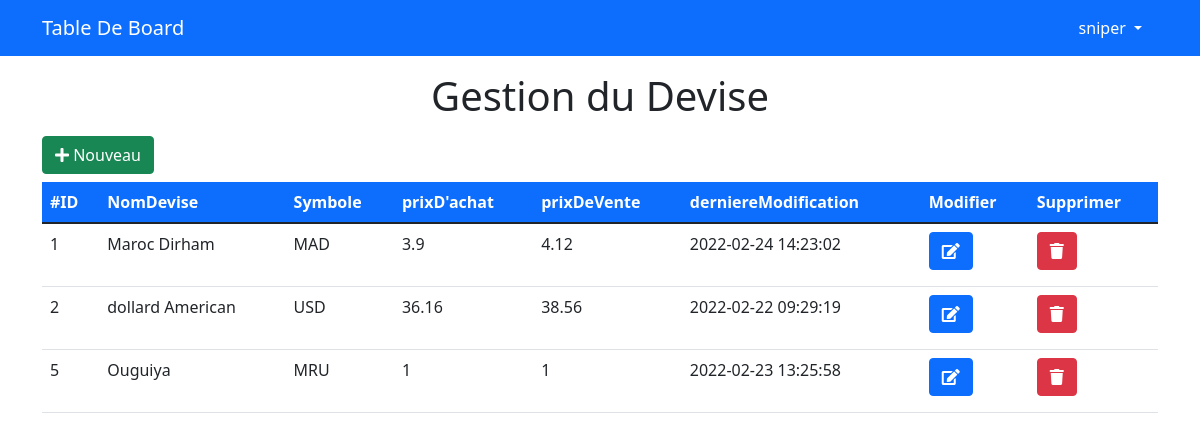
The app's page /admin/rates.php (signed in) with its own data.
### tables this page shows
CREATE TABLE `rates` (
  `idRR` int(11) NOT NULL,
  `nameRR` varchar(255) NOT NULL,
  `currencyRR` varchar(255) NOT NULL,
  `cost_price` double NOT NULL,
  `retail_price` double NOT NULL,
  `add_at` datetime NOT NULL,
  `update_at` datetime NOT NULL
);

### admin/MVC/models/database.class.php (called while the page is built)
<?php
class Database {
    private $host   = "localhost";
    private $dbname = "exchangemgt";
    private $user   = "root";
    private $pass   = "";
    protected function connect() {
        try {
            $conn = new PDO("mysql:host={$this->host};dbname={$this->dbname}",$this->user,$this->pass);
            return $conn;
        }catch (PDOException $e) {
            echo $e->getMessage();
        }
    }
}
?>

### admin/MVC/models/rates.class.php (called while the page is built, shortened)
<?php
class Rates extends Database {
    public function getRates() {
        $stmt = $this->connect()->query("SELECT * FROM rates");
        $stmt->execute();
        return $stmt->fetchAll();
    }
}
?>

### admin/includes/functions/functions.php (called while the page is built, shortened)
<?php
    function removeComma($num) {
        return ($num - (int)$num) == 0 ? (int)$num : $num;
    }

### admin/rates.php (the view, shortened to what this page needs)
<?php
    if(isset($_SESSION['username'])):
        include "init.php";
        $Rates = new Rates();
        echo "<div class='container Rates'>";
            echo "<h1 class='text-center mt-3 mb-3'>Gestion du Devise</h1>";
        ?>
        <button type="button" class="btn btn-success mb-2" data-bs-toggle="modal" data-bs-target="#addModal">
            <i class='fas fa-plus'></i> Nouveau
        </button>
        <div class="table-responsive">
            <table class="table table-hover">
                <thead class="thead-primary">
                    <tr>
                        <th scope="col">#ID</th>
                        <th>NomDevise</th>
                        <th>Symbole</th>
                        <th>prixD'achat</th>
                        <th>prixDeVente</th>
                        <th>derniereModification</th>
                        <th>Modifier</th>
                        <th>Supprimer</th>
                    </tr>
                </thead>
                <tbody>
                    <?php $getRates = $Rates->getRates(); foreach($getRates as $rate): ?>
                    <tr>
                        <td scope="row"><?=$rate['idRR'];?></td>
                        <td><?=$rate['nameRR'];?></td>
                        <td><?=$rate['currencyRR'];?></td>
                        <td><?=removecomma($rate['cost_price']);?></td>
                        <td><?=removecomma($rate['retail_price']);?></td>
                        <td><?=$rate['update_at'];?></td>
                        <td>
                            <button type="button" class="btn btn-primary editRate mb-2" data-bs-toggle="modal" data-bs-target="#editModal"><i class='fas fa-edit'></i></button>
                        </td>
                        <td>
                        <button type="button" class="btn btn-danger deleteRate mb-2" data-bs-toggle="modal" data-bs-target="#deleteModal"><i class='fas fa-trash'></i></button>
                        </td>
                    </tr>
                    <?php endforeach; ?>
                </tbody>
            </table>
        </div>
        <?php
        echo "</div>";
        include $tpl . "footer.php";
    else:
        header("Location: index.php");
    endif;
?>

### admin/layout/css/main.css (style rules this page uses)
:root { --yellow: #f1c40f; --dark: #000; }
.thead-primary { background-color: #0d6efd; color: #FFF; }

### records on screen
rates: idRR "1", nameRR "Maroc Dirham", currencyRR "MAD", cost_price "3.9", retail_price "4.12", update_at "2022-02-24 14:23:02"
rates: idRR "2", nameRR "dollard American", currencyRR "USD", cost_price "36.16", retail_price "38.56", update_at "2022-02-22 09:29:19"
rates: idRR "5", nameRR "Ouguiya", currencyRR "MRU", cost_price "1", retail_price "1", update_at "2022-02-23 13:25:58"

### other values on screen
$_SESSION['username'] "sniper"
